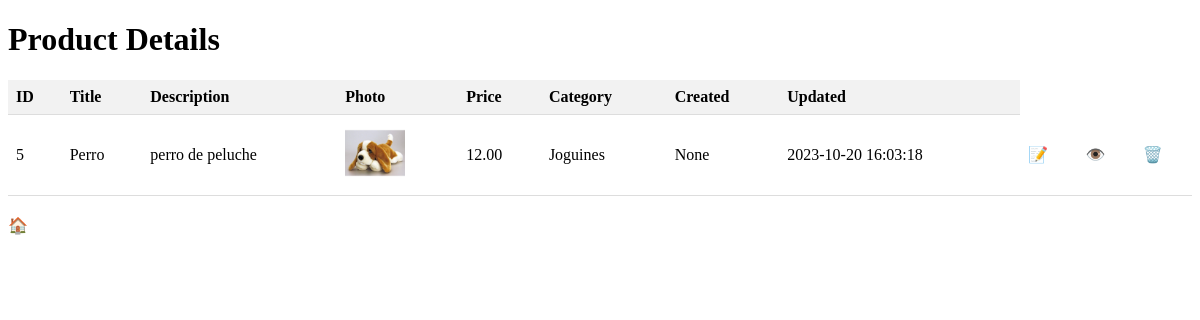
The app's page /products/read/5 with its own data.
### app.py (models this page shows)
class Producto(db.Model):
    __tablename__ = "products"
    id = db.Column(db.Integer, primary_key=True, autoincrement=True)
    title = db.Column(db.Text)
    description = db.Column(db.Text)
    photo = db.Column(db.Text)
    price = db.Column(db.DECIMAL(10, 2))
    category_id = db.Column(db.Integer, db.ForeignKey('categories.id'))
    seller_id = db.Column(db.Integer, db.ForeignKey('users.id'))
    created = db.Column(db.DateTime, server_default=db.func.current_timestamp(), nullable=False)
    updated = db.Column(db.DateTime, server_default=db.func.current_timestamp(), nullable=False)
    category = db.relationship('Categoria', backref=db.backref('products', lazy=True))

class Categoria(db.Model):
    __tablename__ = "categories"
    id = db.Column(db.Integer, primary_key=True, autoincrement=True)
    name = db.Column(db.Text, unique=True)
    slug = db.Column(db.Text, unique=True)

### app.py (the view)
@app.route('/products/read/<int:product_id>')
def view_product(product_id):
    products = db.session.query(Producto, Categoria.name).join(Categoria, Producto.category_id == Categoria.id).filter(Producto.id == product_id).add_columns(Producto.id, Producto.title, Producto.description, Producto.photo, Producto.price, Producto.created, Producto.updated).all()
    category_names = [product[1] for product in products]
    return render_template('products/read.html', data=products)

### templates/products/read.html (shortened to what this page needs)
<!DOCTYPE html>
<html>
<head>
    <link rel="stylesheet" href="{{url_for('static', filename='products.css')}}">
</head>
<body>
    <h1>Product Details</h1>
    <table>
        <thead>
            <tr>
                <th>ID</th>
                <th>Title</th>
                <th>Description</th>
                <th>Photo</th>
                <th>Price</th>
                <th>Category</th>
                <th>Created</th>
                <th>Updated</th>
            </tr>
        </thead>
        <tbody>
            {% for product in data %}
                <tr>
                    <td>{{ product.id }}</td>
                    <td>{{ product.title }}</td>
                    <td>{{ product.description }}</td>
                    <td><img src="{{ product.photo }}" alt=""></td>
                    <td>{{ product.price }}</td>
                    <td>{{ product[1] }}</td>
                    <td>{{ product.created }}</td>
                    <td>{{ product.updated }}</td>
                    <td><a href="/products/update/{{ product.id }}">📝</a></td>
                    <td><a href="/products/read/{{ product.id }}" class="view-button">👁️</a></td>
                    <td><a href="/products/delete/{{ product.id }}" class="delete-button">🗑️</a></td>
                </tr>
            {% endfor %}
        </tbody>
    </table>
    <a href="/products/list">🏠</a>
</body>
</html>

### static/products.css (style rules this page uses)
table { border-collapse: collapse; width: 100%; margin-bottom: 20px; }
th { background-color: #f2f2f2; text-align: left; padding: 8px; font-weight: bold; border-bottom: 1px solid #ddd; }
td { padding: 8px; border-bottom: 1px solid #ddd; }
img { width: 60px; }
a { color: white; text-decoration: none; }

### records on screen
Producto: id "5", title "Perro", description "perro de peluche", photo (picture), price "12.00", name "Joguines", created "None", updated "2023-10-20 16:03:18"
